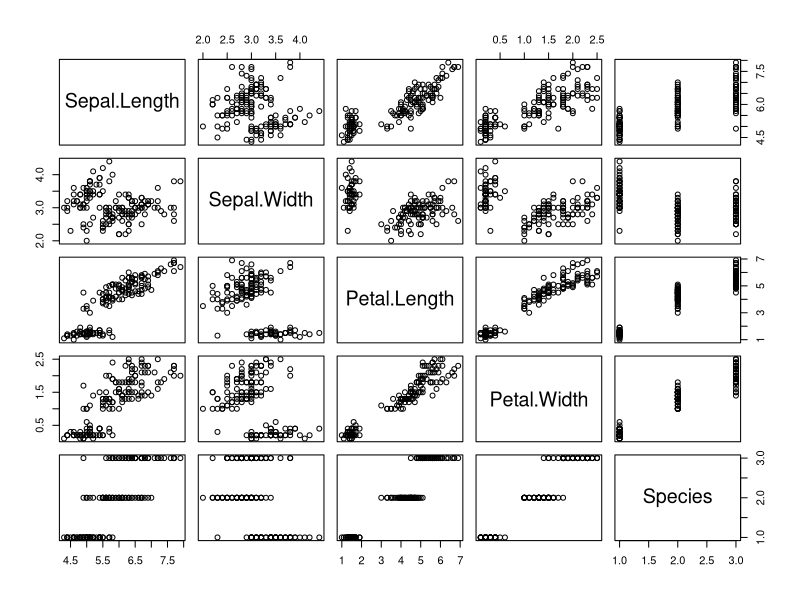
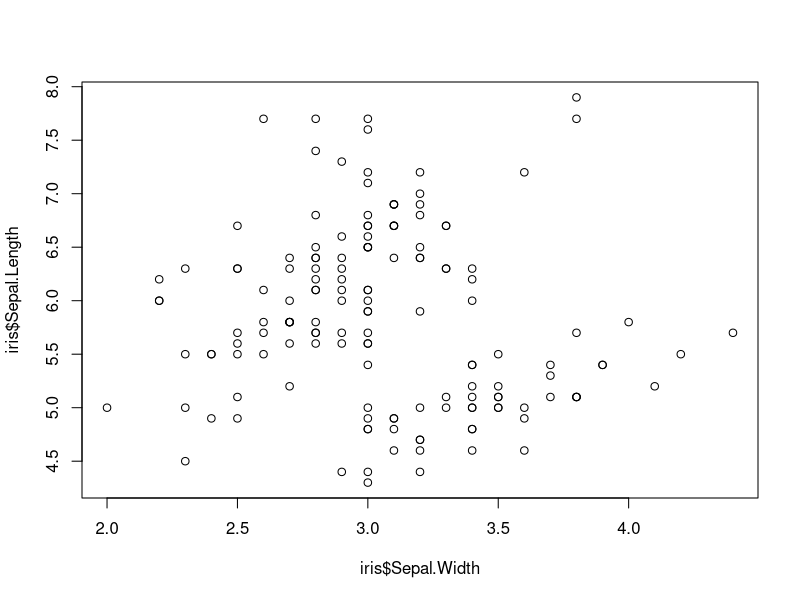
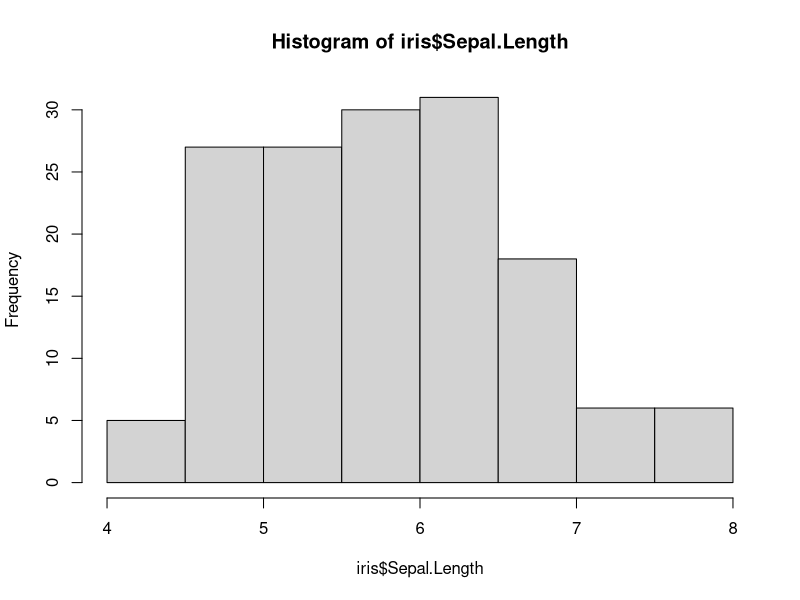

Generate these figures, in order, with R:
## ---- chunk 1
#Libraries
library(datasets)
library(dplyr)
## ---- chunk 2
data(iris)
summary(iris)
## ---- chunk 3
#/ code-fold: true
#/ code-summary: "Show the code"
# filter() the data for species virginica
virginica <- filter(iris, Species == "virginica")
head(virginica) # This dispalys the first six rows
## ---- chunk 4
#/ code-fold: true
#/ code-summary: "Show the code"
sepalLength6 <- filter(iris, Species == "virginica", Sepal.Length > 6)
tail(sepalLength6) # compare this to head()
## ---- chunk 5
#/ code-fold: true
#/ code-summary: "Show the code"
# select() the specified columns
selected <- select(iris, Sepal.Length, Sepal.Width, Petal.Length)
# select all columns from sepal.length to petal.length
selected2 <- select(iris, Sepal.Length:Petal.Length)
head(selected, 3)
## ---- chunk 6
#/ code-fold: true
#/ code-summary: "Show the code"
# check if identical 
identical(selected, selected2)
## ---- chunk 7
#Mutation

# create a new column that stores logical values for sepal.width greater than half of sepal.length
newCol <- mutate(iris, greater.half = Sepal.Width > 0.5 * Sepal.Length)
tail(newCol)
## ---- chunk 8
#/ code-fold: true
#/ code-summary: "Show the code"
#Other functions

# arrange()
newCol <- arrange(newCol, Petal.Width)
head(newCol)
## ---- chunk 9
#/ code-fold: true
#/ code-summary: "Show the code"

# The chain operator, or the pipeline %>%
# This will first filter, and then arrange our data. Note that here the order in which you call functions does not matter, but in other cases it might
arr.virg <- newCol %>% filter(Species == "virginica") %>%
  arrange(Sepal.Width)
arr.virg[30:35,] # will show us rows 30 through 35 and all columns
## ---- chunk 10
#/ code-fold: true
#/ code-summary: "Show the code"

# You can also arrange in descending order using desc() on what you arrange by
# arrange(desc(sepal.width))
# summarise()
summarise(arr.virg, mean.length = mean(Sepal.Length, na.rm = TRUE))
## ---- chunk 11
#/ code-fold: true
#/ code-summary: "Show the code"

#Visualization
plot(iris)
## ---- chunk 12
plot(iris$Sepal.Width, iris$Sepal.Length)
## ---- chunk 13
#/ code-fold: true
#/ code-summary: "Show the code"

hist(iris$Sepal.Length)
